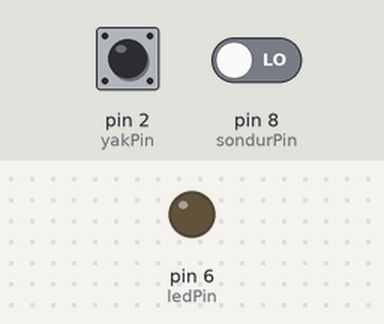
Simulated run of this sketch. Board: Arduino Uno, built with avr-gcc and run on an emulated ATmega328P. On the bench: output pins drawn as LEDs (lit = HIGH). Inputs (shaded band) come from the test bench; at power-on: pin 2 (yakPin) LOW, pin 8 (sondurPin) LOW.

Above: at 1.2 s.
1.3 s: pin 2 (yakPin) pulsed HIGH 2 times (0.12 s each, 0.3 s apart)
At 1.8 s:
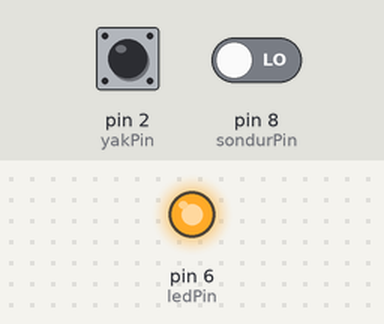
Timing chart, 0 to 4.3 s (numbered marks = the images above; inputs shaded):
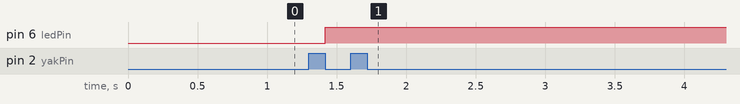

Measured:
- after the input at 1.3 s, pin 6 (ledPin): LOW → HIGH after 0.12 s

The sketch:

ak0250_yakSondur.ino
```cpp
/*
  ak0250 — çözüm örneği

  Bu dersin SEN YAP soruları KARTTA GÖZLEM ister. Aşağıdakiler yalnız kod okumaya
  dayanır; kartta doğrulanmadı.

  SEN YAP 1) Kod okunarak: while (digitalRead(yakPin) == HIGH) { } buton basılı
    olduğu sürece döner. LED'i yakan digitalWrite bu döngüden SONRA gelir, yani LED
    basılınca değil, BIRAKILINCA yanmalı. Kartta bakılır.

  SEN YAP 2) delay(100) silinince fark görünüp görünmeyeceği butona ve basışa göre
    değişir. "Bu denemede görmedim" doğru bir cevaptır.

  SEN YAP 3) Kod okunarak: YAK bloğu önce kontrol edilir ve içindeki while YAK
    bırakılana kadar döner; SÖNDÜR bloğuna ancak YAK bırakılınca sıra gelir. LED'in
    son durumu hangi sırayla bırakıldığına göre kartta gözlenir.
*/

const int yakPin = 2;
const int sondurPin = 8;
const int ledPin = 6;

void setup() {
  pinMode(ledPin, OUTPUT);
  pinMode(yakPin, INPUT);
  pinMode(sondurPin, INPUT);
}

void loop() {
  if (digitalRead(yakPin) == HIGH) {
    while (digitalRead(yakPin) == HIGH) { }
    // delay(100); // SEN YAP 2: bu satırı sil/geri koy ve dene
    digitalWrite(ledPin, HIGH);
  }

  if (digitalRead(sondurPin) == HIGH) {
    while (digitalRead(sondurPin) == HIGH) { }
    // delay(100);
    digitalWrite(ledPin, LOW);
  }
}
```
